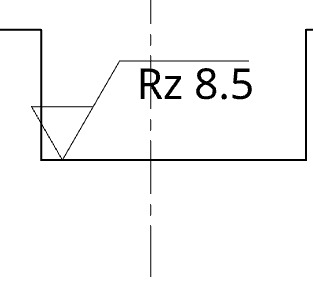
#> input picture Image/input noisy.jpg, 313 x 303 px, found by its file name
$ python 'image_recognition 3.py'
#> lines starting #> are read from the running program, lines starting #| are printed output that depends on the picture; after the words box and inside, x2 and y2 are one past the last pixel; in counts of white or black regions, pixels touching at a corner belong together
import cv2
import numpy as np

# Read the image
image_path = 'Image\input noisy.jpg'
image = cv2.imread(image_path)
#> image is the input picture: shape (303, 313, 3); min 0, max 255, mean 247.6

# Check if image is loaded successfully
if image is None:
    print(f"Error: Unable to load image from '{image_path}'")
    exit()

# Convert the image to grayscale
gray = cv2.cvtColor(image, cv2.COLOR_BGR2GRAY)

# Apply Gaussian blur to reduce noise
blur = cv2.GaussianBlur(gray, (5, 5), 0)
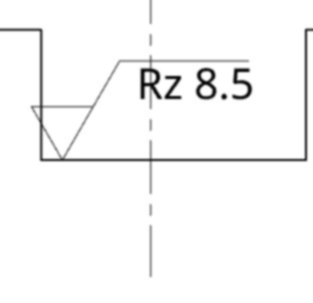
#> blur: shape (303, 313); min 5, max 255, mean 247.6

# Apply edge detection using the Canny algorithm
edges = cv2.Canny(blur, 50, 150, apertureSize=3)
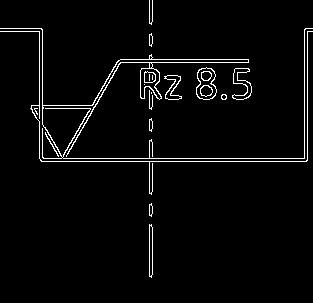
#> edges: shape (303, 313); 3.1% white in thin lines or dots

# Find lines in the edge-detected image using the probabilistic Hough transform
lines = cv2.HoughLinesP(edges, rho=1, theta=np.pi/180, threshold=20, minLineLength=50, maxLineGap=10)
#> lines = 13 rows, first 6: [39, 158, 307, 158], [41, 161, 306, 161], [120, 59, 248, 59], [116, 62, 248, 62], [149, 276, 149, 0], [39, 157, 39, 28]

# Create a mask to store segmented lines
line_mask = np.zeros_like(edges)

# Define thresholds for horizontal highlighting
min_horizontal_length = 80  # Minimum length of a horizontal line to be highlighted
max_horizontal_length = 200  # Maximum length of a horizontal line to be highlighted

# Filter and draw non-vertical and non-horizontal lines, handling overlapping segments
if lines is not None:
    for line in lines:
        x1, y1, x2, y2 = line[0]
        # Calculate the absolute slope of the line
        slope = abs((y2 - y1) / (x2 - x1 + 1e-6))  # Adding a small value to avoid division by zero

        # Skip lines close to horizontal or vertical
        if slope < 0.1 or slope > 10:
            length = abs(x2 - x1)
            # Highlight horizontal lines within specified length range
            if min_horizontal_length < length < max_horizontal_length:
                # Check for overlapping segments
                if np.any(line_mask[y1:y2, x1:x2] != 0):
                    continue
                # Draw the line on the mask
                cv2.line(line_mask, (x1, y1), (x2, y2), 255, 2)
            continue

        # Check for overlapping segments
        if np.any(line_mask[y1:y2, x1:x2] != 0):
            continue

        # Draw the line on the mask
        cv2.line(line_mask, (x1, y1), (x2, y2), 255, 2)
#> this loop made 13 passes
#> (x1, y1, x2, y2, slope, length) on passes 1, 2, 3, 4, 5, 6, 7, 8, 9, 12, 13: (39, 158, 307, 158, 0, 268), (41, 161, 306, 161, 0, 265), (120, 59, 248, 59, 0, 128), (116, 62, 248, 62, 0, 132), (149, 276, 149, 0, 276000000, 0), (39, 157, 39, 28, 129000000, 0), (304, 157, 304, 29, 128000000, 0), (307, 160, 307, 28, 132000000, 0), (42, 157, 42, 29, 128000000, 0), (30, 108, 89, 108, 0, 59), (151, 93, 151, 22, 71000000, 0)
#> (x1, y1, x2, y2, slope) on passes 10 to 11: (63, 154, 117, 61, 1.72), (66, 156, 119, 63, 1.75)
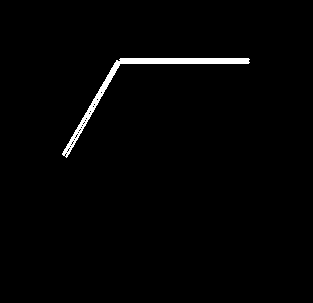
#> line_mask: shape (303, 313); 1.5% white; 1 white region, box (x1, y1, x2, y2) and area: (62, 58, 250, 158) 1406

# Function to rotate a point (x, y) around a center by a given angle
def rotate_point(point, center, angle):
    angle_rad = np.deg2rad(angle)
    rotation_matrix = cv2.getRotationMatrix2D(center, angle, 1.0)
    rotated_point = np.dot(rotation_matrix, np.array([[point[0]], [point[1]], [1]]))
    return int(rotated_point[0]), int(rotated_point[1])

# Generate 5 random angles for rotation
random_angles = np.random.randint(-180, 180, size=5)

# Perform the same highlighting operation on the original and rotated images
highlighted_images = []
for angle in [0] + list(random_angles):
    # Rotate the image
    center = (image.shape[1] // 2, image.shape[0] // 2)
    rot_mat = cv2.getRotationMatrix2D(center, angle, 1.0)
    rotated_image = cv2.warpAffine(image, rot_mat, image.shape[1::-1], flags=cv2.INTER_LINEAR)

    # Rotate the lines and highlight them on the rotated image
    highlighted_image = rotated_image.copy()
    if lines is not None:
        for line in lines:
            x1, y1, x2, y2 = line[0]
            # Rotate the endpoints of the line segment
            rotated_x1, rotated_y1 = rotate_point((x1, y1), center, angle)
            rotated_x2, rotated_y2 = rotate_point((x2, y2), center, angle)
            # Calculate the length of the rotated line segment
            rotated_length = np.sqrt((rotated_x2 - rotated_x1) ** 2 + (rotated_y2 - rotated_y1) ** 2)
            # Calculate the angle of the line segment with respect to the horizontal axis in the original image
            angle_deg = np.degrees(np.arctan2(y2 - y1, x2 - x1))
            # Check if the line segment is not nearly horizontal or if it is a long horizontal line
            if abs(angle_deg) > 10 or rotated_length > min_horizontal_length:
                cv2.line(highlighted_image, (rotated_x1, rotated_y1), (rotated_x2, rotated_y2), (0, 255, 0), 2)

    # Store the highlighted image
    highlighted_images.append(highlighted_image)
#> this loop made 6 passes
#> pass 3, `rotated_image = cv2.warpAffine(image, rot_mat, image.shape[1::-1], fla..`:
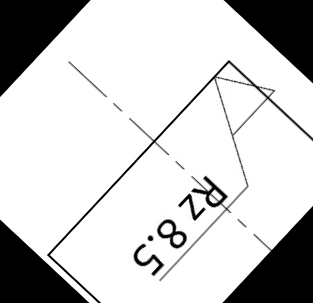
#> rotated_image: shape (303, 313, 3); min 0, max 255, mean 204.5
#> after the loop:
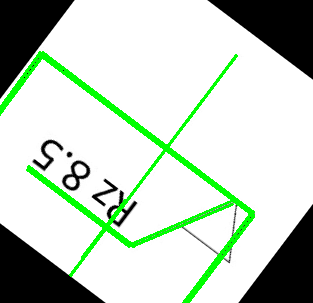
#> highlighted_image: shape (303, 313, 3); mean B, G, R 195.5, 209.4, 195.5
#> after the loop, highlighted_images = 6 items

# Display the original image and the rotated images along with the highlighted line segments
cv2.imshow('Original Image', image)
for i, (angle, highlighted_image) in enumerate(zip([0] + list(random_angles), highlighted_images)):
    cv2.imshow(f'Rotated Image {i} (Angle: {angle} degrees)', highlighted_image)
#> this loop made 6 passes
#> angle on passes 1 to 6: 0, -8, -133, -63, 12, 143
#> pass 1, `cv2.imshow(f'Rotated Image {i} (Angle: {angle} degrees)', highlighted_..`:
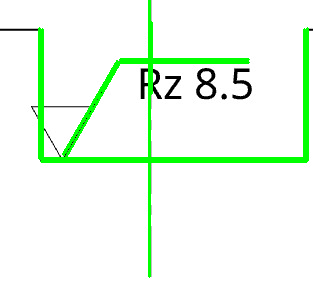
#> window 'Rotated Image 0 (Angle: 0 degr': shape (303, 313, 3); mean B, G, R 236.9, 251.7, 236.9
#> pass 2, `cv2.imshow(f'Rotated Image {i} (Angle: {angle} degrees)', highlighted_..`:
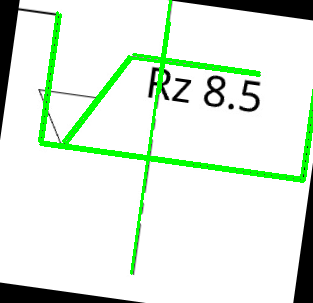
#> window 'Rotated Image 1 (Angle: -8 deg': shape (303, 313, 3); mean B, G, R 222.1, 235.9, 222.1
cv2.waitKey(0)
cv2.destroyAllWindows()

$ run again, with Image/input dashed.jpg copied over Image/input noisy.jpg
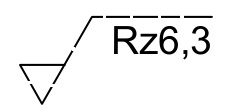
#> input picture Image/input dashed.jpg, 230 x 109 px, found by its file name
#> image is the input picture: shape (109, 230, 3); min 0, max 255, mean 239.7
#> `edges = cv2.Canny(blur, 50, 150, apertureSize=3)`:
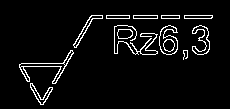
#> edges: shape (109, 230); 5.2% white in thin lines or dots, all inside (x1, y1, x2, y2) = (19, 15, 213, 105)
#> lines = [[91, 15, 212, 15], [89, 18, 211, 18], [40, 102, 90, 16], [43, 104, 92, 19], [131, 50, 208, 51], [142, 54, 209, 47], [114, 28, 175, 37]]
#> the loop `for line in lines:` made 7 passes
#> (x1, y1, x2, y2, slope, length) on passes 1, 2, 5: (91, 15, 212, 15, 0, 121), (89, 18, 211, 18, 0, 122), (131, 50, 208, 51, 0.013, 77)
#> the loop `for angle in [0] + list(random_angles):` made 6 passes
#> after the loop `for angle in [0] + list(random_angles):`: highlighted_images = 6 items
#> the loop `for i, (angle, highlighted_image) in enumerate(zip([0] + list(random_a..` made 6 passes
#> angle on passes 1 to 6: 0, -8, -133, -63, 12, 143
#> pass 2, `cv2.imshow(f'Rotated Image {i} (Angle: {angle} degrees)', highlighted_..`:
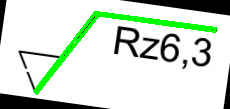
#> window 'Rotated Image 1 (Angle: -8 deg': shape (109, 230, 3); mean B, G, R 209.5, 223, 209.5
